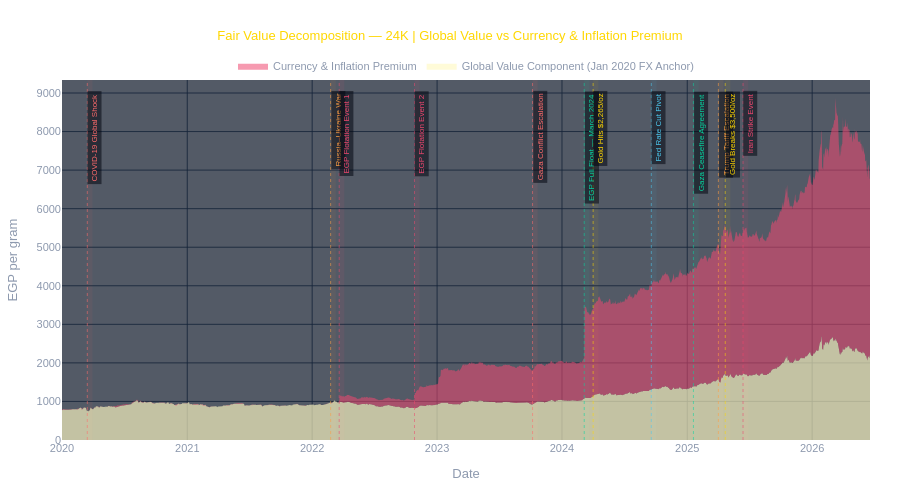

Write notebook code for a chart like this one.
### Code cell
# ─── Chart 2: Price Anatomy - Stacked Area (Value vs Premium) ────────────────

fig2 = go.Figure()

fig2.add_trace(go.Scatter(
    x=df_karat_prices.index, y=df_karat_prices['value_driven_24k'],
    name='Global Value Component (Jan 2020 FX Anchor)',
    stackgroup='anatomy', mode='lines',
    line=dict(width=0), fillcolor='rgba(255,249,196,0.65)',
    hovertemplate='Value-Driven: %{y:,.0f} EGP<extra></extra>'
))

fig2.add_trace(go.Scatter(
    x=df_karat_prices.index, y=df_karat_prices['infl_prem_24k'],
    name='Currency & Inflation Premium',
    stackgroup='anatomy', mode='lines',
    line=dict(width=0), fillcolor='rgba(239,71,111,0.55)',
    hovertemplate='Inflation Premium: %{y:,.0f} EGP<extra></extra>'
))

add_crisis_overlays(fig2, df_karat_prices.index)

fig2.update_layout(
    **PLOTLY_BASE,
    height=500,
    title=dict(
        text='Fair Value Decomposition \u2014 24K | Global Value vs Currency & Inflation Premium',
        font=dict(size=13, color='#FFD700'), x=0.5
    ),
    xaxis=dict(title='Date', gridcolor='rgba(19,34,56,0.8)', zeroline=False),
    yaxis=dict(title='EGP per gram', gridcolor='rgba(19,34,56,0.8)', zeroline=False),
    legend=dict(orientation='h', y=1.08, x=0.5, xanchor='center', bgcolor='rgba(0,0,0,0)')
)

fig2.show()

# Print summary statistics
avg_prem = df_karat_prices['prem_pct_24k'].mean()
max_prem = df_karat_prices['prem_pct_24k'].max()
max_prem_date = df_karat_prices['prem_pct_24k'].idxmax().strftime('%b %Y')
print(f'\n=== Inflation Premium Summary (24K) ===')
print(f'Average Premium %:     {avg_prem:.1f}%')
print(f'Peak Premium %:        {max_prem:.1f}% in {max_prem_date}')
print(f'Current Premium %:     {df_karat_prices["prem_pct_24k"].iloc[-1]:.1f}%')

### Figure 1 — Plotly figure (JSON) as saved in the notebook; plotly's stock layout.template omitted (floating-point values rounded to 4 significant figures; data arrays with more than 128 entries replaced by an {"elided": "..."} marker saying what was removed)
{"data": [{"fillcolor": "rgba(255,249,196,0.65)", "hovertemplate": "Value-Driven: %{y:,.0f} EGP<extra></extra>", "line": {"width": 0}, "mode": "lines", "name": "Global Value Component (Jan 2020 FX Anchor)", "stackgroup": "anatomy", "type": "scatter", "x": {"elided": "1684 str values"}, "y": {"elided": "1684 float values"}}, {"fillcolor": "rgba(239,71,111,0.55)", "hovertemplate": "Inflation Premium: %{y:,.0f} EGP<extra></extra>", "line": {"width": 0}, "mode": "lines", "name": "Currency & Inflation Premium", "stackgroup": "anatomy", "type": "scatter", "x": {"elided": "1684 str values"}, "y": {"elided": "1684 float values"}}], "layout": {"annotations": [{"bgcolor": "rgba(3,6,15,0.55)", "borderpad": 2, "font": {"color": "#FF6B6B", "family": "Arial", "size": 8}, "showarrow": false, "text": "COVID-19 Global Shock", "textangle": -90, "x": "2020-03-15", "xanchor": "left", "xref": "x", "y": 0.97, "yanchor": "top", "yref": "paper"}, {"bgcolor": "rgba(3,6,15,0.55)", "borderpad": 2, "font": {"color": "#FF9F43", "family": "Arial", "size": 8}, "showarrow": false, "text": "Russia–Ukraine War", "textangle": -90, "x": "2022-02-24", "xanchor": "left", "xref": "x", "y": 0.97, "yanchor": "top", "yref": "paper"}, {"bgcolor": "rgba(3,6,15,0.55)", "borderpad": 2, "font": {"color": "#EF476F", "family": "Arial", "size": 8}, "showarrow": false, "text": "EGP Flotation Event 1", "textangle": -90, "x": "2022-03-21", "xanchor": "left", "xref": "x", "y": 0.97, "yanchor": "top", "yref": "paper"}, {"bgcolor": "rgba(3,6,15,0.55)", "borderpad": 2, "font": {"color": "#EF476F", "family": "Arial", "size": 8}, "showarrow": false, "text": "EGP Flotation Event 2", "textangle": -90, "x": "2022-10-27", "xanchor": "left", "xref": "x", "y": 0.97, "yanchor": "top", "yref": "paper"}, {"bgcolor": "rgba(3,6,15,0.55)", "borderpad": 2, "font": {"color": "#FF6B6B", "family": "Arial", "size": 8}, "showarrow": false, "text": "Gaza Conflict Escalation", "textangle": -90, "x": "2023-10-07", "xanchor": "left", "xref": "x", "y": 0.97, "yanchor": "top", "yref": "paper"}, {"bgcolor": "rgba(3,6,15,0.55)", "borderpad": 2, "font": {"color": "#06D6A0", "family": "Arial", "size": 8}, "showarrow": false, "text": "EGP Full Float — March 2024", "textangle": -90, "x": "2024-03-06", "xanchor": "left", "xref": "x", "y": 0.97, "yanchor": "top", "yref": "paper"}, {"bgcolor": "rgba(3,6,15,0.55)", "borderpad": 2, "font": {"color": "#FFD700", "family": "Arial", "size": 8}, "showarrow": false, "text": "Gold Hits $2,265/oz", "textangle": -90, "x": "2024-04-01", "xanchor": "left", "xref": "x", "y": 0.97, "yanchor": "top", "yref": "paper"}, {"bgcolor": "rgba(3,6,15,0.55)", "borderpad": 2, "font": {"color": "#4CC9F0", "family": "Arial", "size": 8}, "showarrow": false, "text": "Fed Rate Cut Pivot", "textangle": -90, "x": "2024-09-18", "xanchor": "left", "xref": "x", "y": 0.97, "yanchor": "top", "yref": "paper"}, {"bgcolor": "rgba(3,6,15,0.55)", "borderpad": 2, "font": {"color": "#06D6A0", "family": "Arial", "size": 8}, "showarrow": false, "text": "Gaza Ceasefire Agreement", "textangle": -90, "x": "2025-01-19", "xanchor": "left", "xref": "x", "y": 0.97, "yanchor": "top", "yref": "paper"}, {"bgcolor": "rgba(3,6,15,0.55)", "borderpad": 2, "font": {"color": "#FF9F43", "family": "Arial", "size": 8}, "showarrow": false, "text": "Trump Tariff Escalation", "textangle": -90, "x": "2025-04-02", "xanchor": "left", "xref": "x", "y": 0.97, "yanchor": "top", "yref": "paper"}, {"bgcolor": "rgba(3,6,15,0.55)", "borderpad": 2, "font": {"color": "#FFD700", "family": "Arial", "size": 8}, "showarrow": false, "text": "Gold Breaks $3,500/oz", "textangle": -90, "x": "2025-04-22", "xanchor": "left", "xref": "x", "y": 0.97, "yanchor": "top", "yref": "paper"}, {"bgcolor": "rgba(3,6,15,0.55)", "borderpad": 2, "font": {"color": "#EF476F", "family": "Arial", "size": 8}, "showarrow": false, "text": "Iran Strike Event", "textangle": -90, "x": "2025-06-13", "xanchor": "left", "xref": "x", "y": 0.97, "yanchor": "top", "yref": "paper"}], "font": {"color": "#8D99AE", "family": "Arial, sans-serif", "size": 11}, "height": 500, "hoverlabel": {"bgcolor": "#0C1830", "bordercolor": "#1E3A5F", "font": {"size": 12}}, "hovermode": "x unified", "legend": {"bgcolor": "rgba(0,0,0,0)", "orientation": "h", "x": 0.5, "xanchor": "center", "y": 1.08}, "margin": {"b": 60, "l": 60, "r": 30, "t": 80}, "paper_bgcolor": "rgba(0,0,0,0)", "plot_bgcolor": "rgba(10,21,37,0.7)", "shapes": [{"fillcolor": "rgba(255,107,107,0.06)", "layer": "below", "line": {"width": 0}, "opacity": 1, "type": "rect", "x0": "2020-03-15", "x1": "2020-03-30", "xref": "x", "y0": 0, "y1": 1, "yref": "y domain"}, {"line": {"color": "#FF6B6B", "dash": "dot", "width": 0.9}, "opacity": 0.6, "type": "line", "x0": 1584230400000, "x1": 1584230400000, "xref": "x", "y0": 0, "y1": 1, "yref": "y domain"}, {"fillcolor": "rgba(255,159,67,0.06)", "layer": "below", "line": {"width": 0}, "opacity": 1, "type": "rect", "x0": "2022-02-24", "x1": "2022-03-11", "xref": "x", "y0": 0, "y1": 1, "yref": "y domain"}, {"line": {"color": "#FF9F43", "dash": "dot", "width": 0.9}, "opacity": 0.6, "type": "line", "x0": 1645660800000, "x1": 1645660800000, "xref": "x", "y0": 0, "y1": 1, "yref": "y domain"}, {"fillcolor": "rgba(239,71,111,0.07)", "layer": "below", "line": {"width": 0}, "opacity": 1, "type": "rect", "x0": "2022-03-21", "x1": "2022-04-05", "xref": "x", "y0": 0, "y1": 1, "yref": "y domain"}, {"line": {"color": "#EF476F", "dash": "dot", "width": 0.9}, "opacity": 0.6, "type": "line", "x0": 1647820800000, "x1": 1647820800000, "xref": "x", "y0": 0, "y1": 1, "yref": "y domain"}, {"fillcolor": "rgba(239,71,111,0.07)", "layer": "below", "line": {"width": 0}, "opacity": 1, "type": "rect", "x0": "2022-10-27", "x1": "2022-11-11", "xref": "x", "y0": 0, "y1": 1, "yref": "y domain"}, {"line": {"color": "#EF476F", "dash": "dot", "width": 0.9}, "opacity": 0.6, "type": "line", "x0": 1666828800000, "x1": 1666828800000, "xref": "x", "y0": 0, "y1": 1, "yref": "y domain"}, {"fillcolor": "rgba(255,107,107,0.07)", "layer": "below", "line": {"width": 0}, "opacity": 1, "type": "rect", "x0": "2023-10-07", "x1": "2023-10-22", "xref": "x", "y0": 0, "y1": 1, "yref": "y domain"}, {"line": {"color": "#FF6B6B", "dash": "dot", "width": 0.9}, "opacity": 0.6, "type": "line", "x0": 1696636800000, "x1": 1696636800000, "xref": "x", "y0": 0, "y1": 1, "yref": "y domain"}, {"fillcolor": "rgba(6,214,160,0.07)", "layer": "below", "line": {"width": 0}, "opacity": 1, "type": "rect", "x0": "2024-03-06", "x1": "2024-03-21", "xref": "x", "y0": 0, "y1": 1, "yref": "y domain"}, {"line": {"color": "#06D6A0", "dash": "dot", "width": 0.9}, "opacity": 0.6, "type": "line", "x0": 1709683200000, "x1": 1709683200000, "xref": "x", "y0": 0, "y1": 1, "yref": "y domain"}, {"fillcolor": "rgba(255,215,0,0.05)", "layer": "below", "line": {"width": 0}, "opacity": 1, "type": "rect", "x0": "2024-04-01", "x1": "2024-04-16", "xref": "x", "y0": 0, "y1": 1, "yref": "y domain"}, {"line": {"color": "#FFD700", "dash": "dot", "width": 0.9}, "opacity": 0.6, "type": "line", "x0": 1711929600000, "x1": 1711929600000, "xref": "x", "y0": 0, "y1": 1, "yref": "y domain"}, {"fillcolor": "rgba(76,201,240,0.06)", "layer": "below", "line": {"width": 0}, "opacity": 1, "type": "rect", "x0": "2024-09-18", "x1": "2024-10-03", "xref": "x", "y0": 0, "y1": 1, "yref": "y domain"}, {"line": {"color": "#4CC9F0", "dash": "dot", "width": 0.9}, "opacity": 0.6, "type": "line", "x0": 1726617600000, "x1": 1726617600000, "xref": "x", "y0": 0, "y1": 1, "yref": "y domain"}, {"fillcolor": "rgba(6,214,160,0.06)", "layer": "below", "line": {"width": 0}, "opacity": 1, "type": "rect", "x0": "2025-01-19", "x1": "2025-02-03", "xref": "x", "y0": 0, "y1": 1, "yref": "y domain"}, {"line": {"color": "#06D6A0", "dash": "dot", "width": 0.9}, "opacity": 0.6, "type": "line", "x0": 1737244800000, "x1": 1737244800000, "xref": "x", "y0": 0, "y1": 1, "yref": "y domain"}, {"fillcolor": "rgba(255,159,67,0.07)", "layer": "below", "line": {"width": 0}, "opacity": 1, "type": "rect", "x0": "2025-04-02", "x1": "2025-04-17", "xref": "x", "y0": 0, "y1": 1, "yref": "y domain"}, {"line": {"color": "#FF9F43", "dash": "dot", "width": 0.9}, "opacity": 0.6, "type": "line", "x0": 1743552000000, "x1": 1743552000000, "xref": "x", "y0": 0, "y1": 1, "yref": "y domain"}, {"fillcolor": "rgba(255,215,0,0.06)", "layer": "below", "line": {"width": 0}, "opacity": 1, "type": "rect", "x0": "2025-04-22", "x1": "2025-05-07", "xref": "x", "y0": 0, "y1": 1, "yref": "y domain"}, {"line": {"color": "#FFD700", "dash": "dot", "width": 0.9}, "opacity": 0.6, "type": "line", "x0": 1745280000000, "x1": 1745280000000, "xref": "x", "y0": 0, "y1": 1, "yref": "y domain"}, {"fillcolor": "rgba(239,71,111,0.08)", "layer": "below", "line": {"width": 0}, "opacity": 1, "type": "rect", "x0": "2025-06-13", "x1": "2025-06-28", "xref": "x", "y0": 0, "y1": 1, "yref": "y domain"}, {"line": {"color": "#EF476F", "dash": "dot", "width": 0.9}, "opacity": 0.6, "type": "line", "x0": 1749772800000, "x1": 1749772800000, "xref": "x", "y0": 0, "y1": 1, "yref": "y domain"}], "title": {"font": {"color": "#FFD700", "size": 13}, "text": "Fair Value Decomposition — 24K | Global Value vs Currency & Inflation Premium", "x": 0.5}, "xaxis": {"gridcolor": "rgba(19,34,56,0.8)", "title": {"text": "Date"}, "zeroline": false}, "yaxis": {"gridcolor": "rgba(19,34,56,0.8)", "title": {"text": "EGP per gram"}, "zeroline": false}}}
